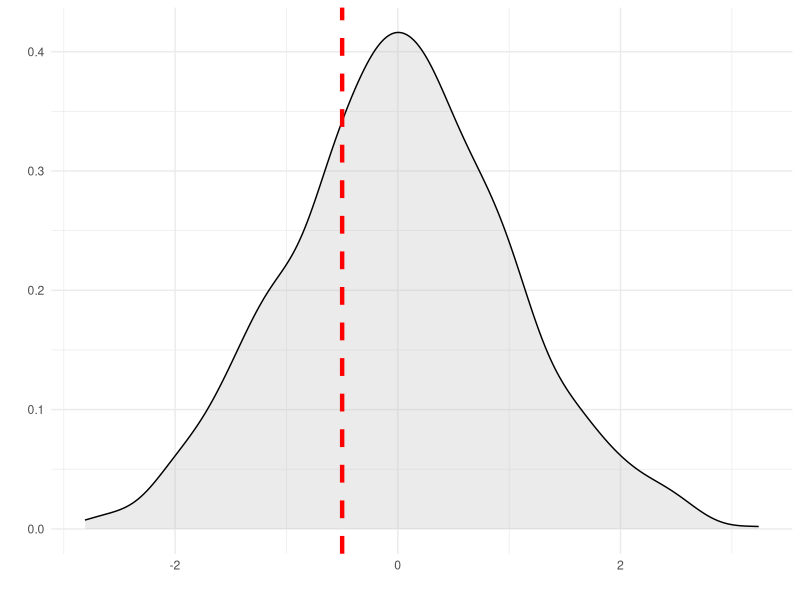
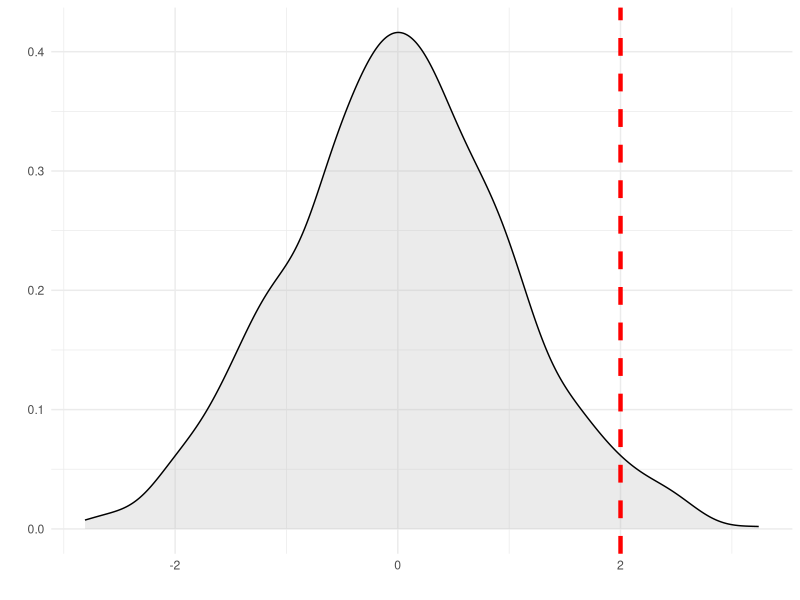
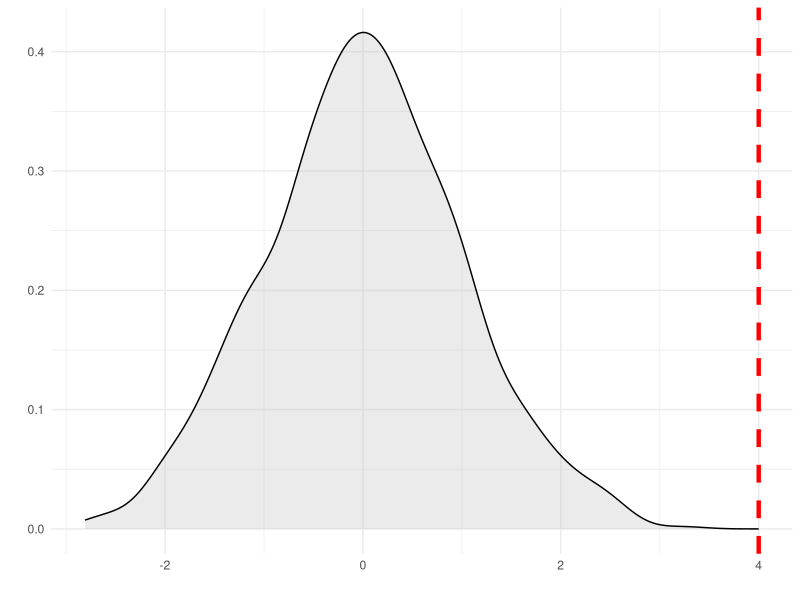

Source code (R) for these figures, in order:
## ---- chunk 1
#| label: fig-threshold-comparison
#| fig-cap: "Threshold selection: Too Low (Left), Just Right (Middle), Too High (Right)"
#| fig-subcap: ["Too Low: Not Extreme","Just Right: Statistical Balance","Too High: Not Enough Data"]
#| layout-ncol: 3
#| echo: false

library(ggplot2)

set.seed(123)
df <- data.frame(val = rnorm(1000))

plot_u <- function(u) {
  ggplot(df, aes(x = val)) +
    geom_density(fill = "grey", alpha = 0.3) +
    geom_vline(xintercept = u, color = "red", linetype = "dashed", linewidth=1.5) +
    labs(x = "", y = "") +
    theme_minimal()
}

plot_u(-0.5)
plot_u(2.0)
plot_u(4.0)
